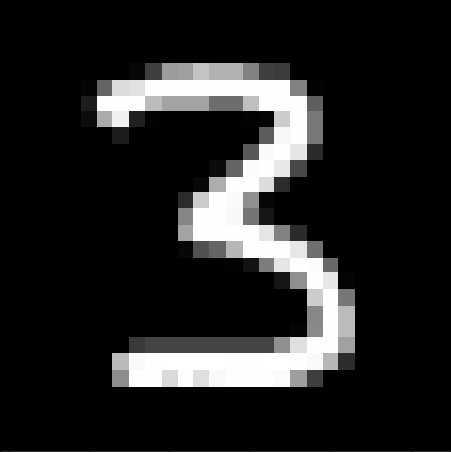
#> input picture three.png, 451 x 452 px
$ jupyter execute handwritten.ipynb
#> lines starting #> are read from the running program, lines starting #| are printed output that depends on the picture
[cell 1]
from sklearn.datasets import load_digits
from sklearn.model_selection import train_test_split
import numpy as np
import matplotlib.pyplot as plt
import seaborn as sns
import joblib
from PIL import Image
from sklearn import metrics
from sklearn.linear_model import LogisticRegression

[cell 2]
digits=load_digits()
digits.data.shape

[cell 3]
digits.target.shape

[cell 4]
plt.figure(figsize=(20,4))
for i,(image,label) in enumerate(zip(digits.data[0:5],digits.target[0:5])):
    plt.subplot(1,5,i+1)
    plt.imshow(np.reshape(image,(8,8)),cmap=plt.cm.gray)
    plt.title('training:%i\n'%label,fontsize=20)
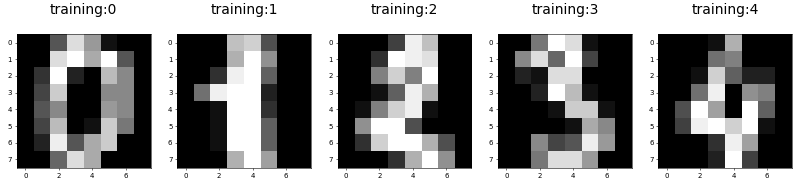
#> figure drawn by matplotlib, 5 panels

[cell 5]
x_tr,x_te,y_tr,y_te=train_test_split(digits.data,digits.target,test_size=0.2,random_state=2)

[cell 6]
x_tr.shape

[cell 7]
clf=LogisticRegression()
clf.fit(x_tr,y_tr)
clf.predict(x_te[0:5])

[cell 8]
clf.score(x_te,y_te)

[cell 9]
y_pred=clf.predict(x_te)

[cell 10]
metrics.confusion_matrix(y_te,y_pred)

[cell 11]
joblib.dump(clf, 'logistic_regression_model.pkl')

[cell 12]
model = joblib.load('logistic_regression_model.pkl')

[cell 13]
image_path = 'three.png'
image = Image.open(image_path).convert('L')  # Convert to grayscale
image = image.resize((8, 8))  # Resize to match the expected input size
image_array = np.array(image)  # Convert to NumPy array
flattened_image = image_array.flatten().reshape(1, -1)

[cell 14]
prediction = model.predict(flattened_image)
#> prediction = [3]

# Print or use the prediction as needed
print(f"The predicted number is: {prediction[0]}")
#| The predicted number is: 3
